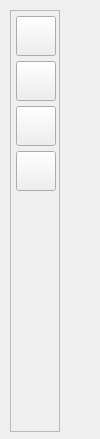
<?xml version="1.0" encoding="UTF-8"?>
<ui version="4.0">
 <class>MainWindow</class>
 <widget class="QMainWindow" name="MainWindow">
  <property name="geometry">
   <rect>
    <x>0</x>
    <y>0</y>
    <width>100</width>
    <height>439</height>
   </rect>
  </property>
  <property name="windowTitle">
   <string>MainWindow</string>
  </property>
  <widget class="QWidget" name="centralwidget">
   <widget class="QFrame" name="frame_navigation">
    <property name="geometry">
     <rect>
      <x>10</x>
      <y>10</y>
      <width>50</width>
      <height>422</height>
     </rect>
    </property>
    <property name="maximumSize">
     <size>
      <width>50</width>
      <height>16777215</height>
     </size>
    </property>
    <property name="frameShape">
     <enum>QFrame::StyledPanel</enum>
    </property>
    <property name="frameShadow">
     <enum>QFrame::Raised</enum>
    </property>
    <layout class="QVBoxLayout" name="verticalLayout_2">
     <property name="spacing">
      <number>5</number>
     </property>
     <property name="leftMargin">
      <number>5</number>
     </property>
     <property name="topMargin">
      <number>5</number>
     </property>
     <property name="rightMargin">
      <number>5</number>
     </property>
     <property name="bottomMargin">
      <number>5</number>
     </property>
     <item>
      <widget class="QPushButton" name="btn_nav_camera">
       <property name="minimumSize">
        <size>
         <width>40</width>
         <height>40</height>
        </size>
       </property>
       <property name="styleSheet">
        <string notr="true"/>
       </property>
       <property name="text">
        <string/>
       </property>
       <property name="icon">
        <iconset>
         <normaloff>../../../images/svg_icons/icon_camera.svg</normaloff>../../../images/svg_icons/icon_camera.svg</iconset>
       </property>
       <property name="iconSize">
        <size>
         <width>27</width>
         <height>27</height>
        </size>
       </property>
      </widget>
     </item>
     <item>
      <widget class="QPushButton" name="btn_nav_edit">
       <property name="minimumSize">
        <size>
         <width>40</width>
         <height>40</height>
        </size>
       </property>
       <property name="text">
        <string/>
       </property>
       <property name="icon">
        <iconset>
         <normaloff>../../../images/svg_icons/icon_edit_text.svg</normaloff>../../../images/svg_icons/icon_edit_text.svg</iconset>
       </property>
       <property name="iconSize">
        <size>
         <width>27</width>
         <height>27</height>
        </size>
       </property>
      </widget>
     </item>
     <item>
      <widget class="QPushButton" name="btn_nav_key">
       <property name="minimumSize">
        <size>
         <width>40</width>
         <height>40</height>
        </size>
       </property>
       <property name="text">
        <string/>
       </property>
       <property name="icon">
        <iconset>
         <normaloff>../../../images/svg_icons/icon_key.svg</normaloff>../../../images/svg_icons/icon_key.svg</iconset>
       </property>
       <property name="iconSize">
        <size>
         <width>27</width>
         <height>27</height>
        </size>
       </property>
      </widget>
     </item>
     <item>
      <widget class="QPushButton" name="btn_nav_info">
       <property name="minimumSize">
        <size>
         <width>40</width>
         <height>40</height>
        </size>
       </property>
       <property name="text">
        <string/>
       </property>
       <property name="icon">
        <iconset>
         <normaloff>../../../images/svg_icons/icon_info_2.svg</normaloff>../../../images/svg_icons/icon_info_2.svg</iconset>
       </property>
       <property name="iconSize">
        <size>
         <width>28</width>
         <height>28</height>
        </size>
       </property>
      </widget>
     </item>
     <item>
      <spacer name="verticalSpacer">
       <property name="orientation">
        <enum>Qt::Vertical</enum>
       </property>
       <property name="sizeHint" stdset="0">
        <size>
         <width>20</width>
         <height>250</height>
        </size>
       </property>
      </spacer>
     </item>
    </layout>
   </widget>
  </widget>
 </widget>
 <resources/>
 <connections/>
</ui>
